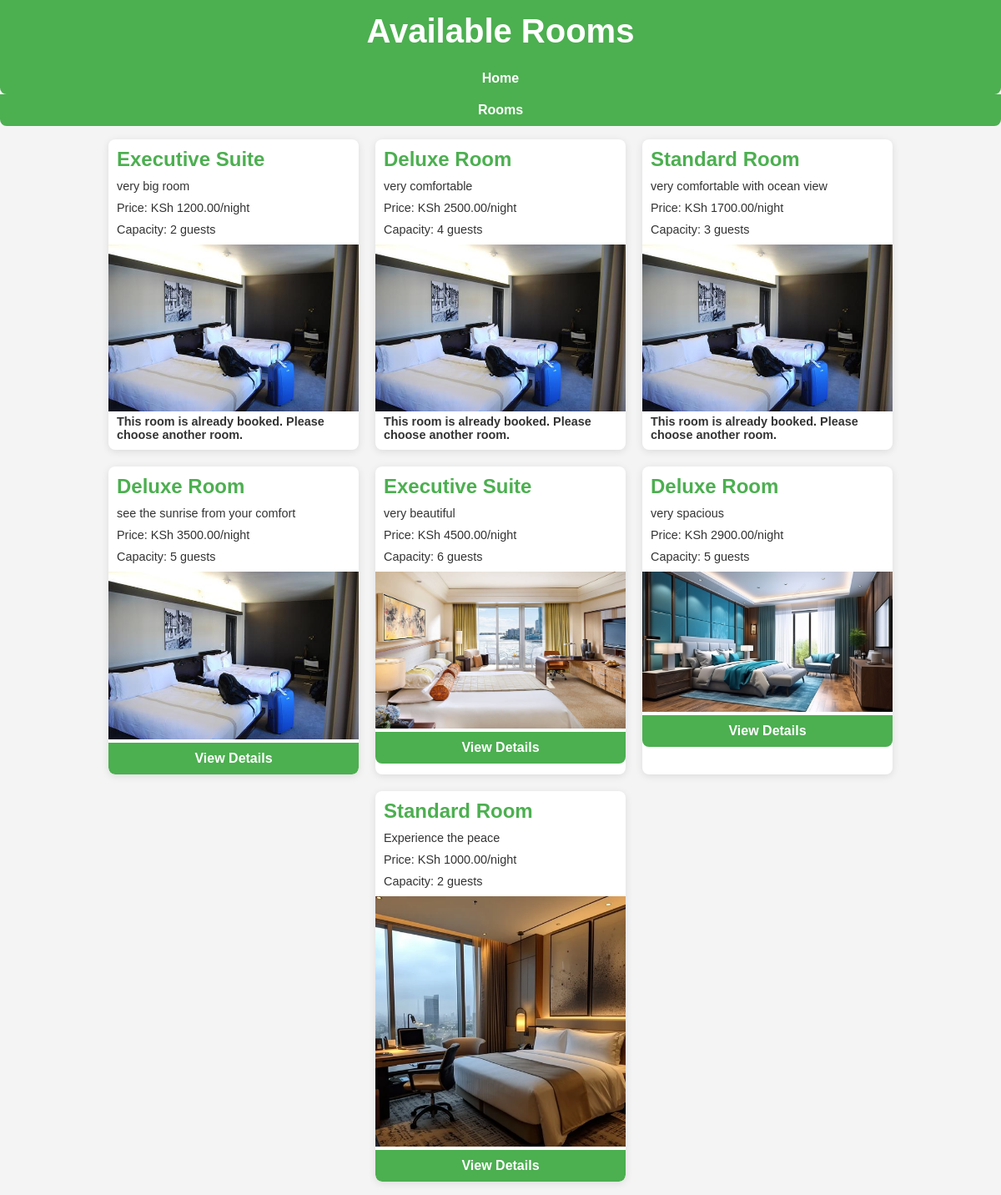
The app's page /rooms/ (signed in) with its own data.
### core/models.py (models this page shows, shortened)
class Room(models.Model):
    ROOM_TYPES = [
        ('deluxe', 'Deluxe Room'),
        ('executive', 'Executive Suite'),
        ('standard', 'Standard Room'),
    ]
    room_type = models.CharField(max_length=50, choices=ROOM_TYPES)
    description = models.TextField()
    price_per_night = models.DecimalField(max_digits=10, decimal_places=2)
    image = models.ImageField(upload_to='room_images/')
    capacity = models.PositiveIntegerField(help_text="Maximum number of guests")
    available = models.BooleanField(default=True)
    is_booked = models.BooleanField(default=False)
    amenities = models.ManyToManyField(Amenity, blank=True)

### core/views.py (the view)
# urls.py: path('rooms/', available_rooms, name='rooms'),  # Add this line
@login_required(login_url='login')
def available_rooms(request):
    rooms = Room.objects.filter(available=True)
    return render(request, 'available_rooms.html', {'rooms': rooms})

### core/templates/available_rooms.html (shortened to what this page needs)
{% load static %}
<!DOCTYPE html>
<html lang="en">
<head>
    <link rel="stylesheet" href="{% static 'css/rooms.css' %}">
</head>
<body>
    <header>
        <h1>Available Rooms</h1>
    </header>
    <nav>
        <a href="{% url 'home' %}">Home</a>
        <a href="{% url 'rooms' %}">Rooms</a>
    </nav>
    <ul>
        {% for room in rooms %}
            <li>
                <h2>{{ room.get_room_type_display }}</h2>
                <p>{{ room.description }}</p>
                <p>Price: KSh {{ room.price_per_night }}/night</p>
                <p>Capacity: {{ room.capacity }} guests</p>
                <img src="{{ room.image.url }}" alt="{{ room.get_room_type_display }}">
                {% if room.is_booked %}
                    <p color="Red"><strong>This room is already booked. Please choose another room.</strong></p>
                {% else %}
                    <a href="{% url 'room_details' room.id %}">View Details</a>
                {% endif %}
            </li>
        {% endfor %}
    </ul>
</body>
</html>

### core/static/css/rooms.css (style rules this page uses)
body { font-family: 'Arial', sans-serif; margin: 0; padding: 0; background-color: #f4f4f4; color: #333; }
header { background-color: #4CAF50; color: white; padding: 15px; text-align: center; }
h1 { margin: 0; font-size: 2.5rem; }
ul { list-style-type: none; padding: 0; display: flex; flex-wrap: wrap; justify-content: center; gap: 20px; }
li { background-color: white; border-radius: 8px; box-shadow: 0 2px 10px rgba(0, 0, 0, 0.1); overflow: hidden; width: 300px; transition: transform 0.2s; }
h2 { font-size: 1.5rem; margin: 10px; color: #4CAF50; }
p { margin: 0 10px 10px; font-size: 0.9rem; }
img { width: 100%; height: auto; }
a { display: block; text-align: center; background-color: #4CAF50; color: white; padding: 10px; text-decoration: none; font-weight: bold; border-radius: 0 0 8px 8px; transition: background-color 0.3s; }

### records on screen
Room: room_type "Executive Suite", description "very big room", price_per_night "1200.00", capacity "2", image (picture), shows "This room is already booked. Please choose another room."
Room: room_type "Deluxe Room", description "very comfortable", price_per_night "2500.00", capacity "4", image (picture), shows "This room is already booked. Please choose another room."
Room: room_type "Standard Room", description "very comfortable with ocean view", price_per_night "1700.00", capacity "3", image (picture), shows "This room is already booked. Please choose another room."
Room: room_type "Deluxe Room", description "see the sunrise from your comfort", price_per_night "3500.00", capacity "5", image (picture), is_booked "View Details"
Room: room_type "Executive Suite", description "very beautiful", price_per_night "4500.00", capacity "6", image (picture), is_booked "View Details"
Room: room_type "Deluxe Room", description "very spacious", price_per_night "2900.00", capacity "5", image (picture), is_booked "View Details"
Room: room_type "Standard Room", description "Experience the peace", price_per_night "1000.00", capacity "2", image (picture), is_booked "View Details"
